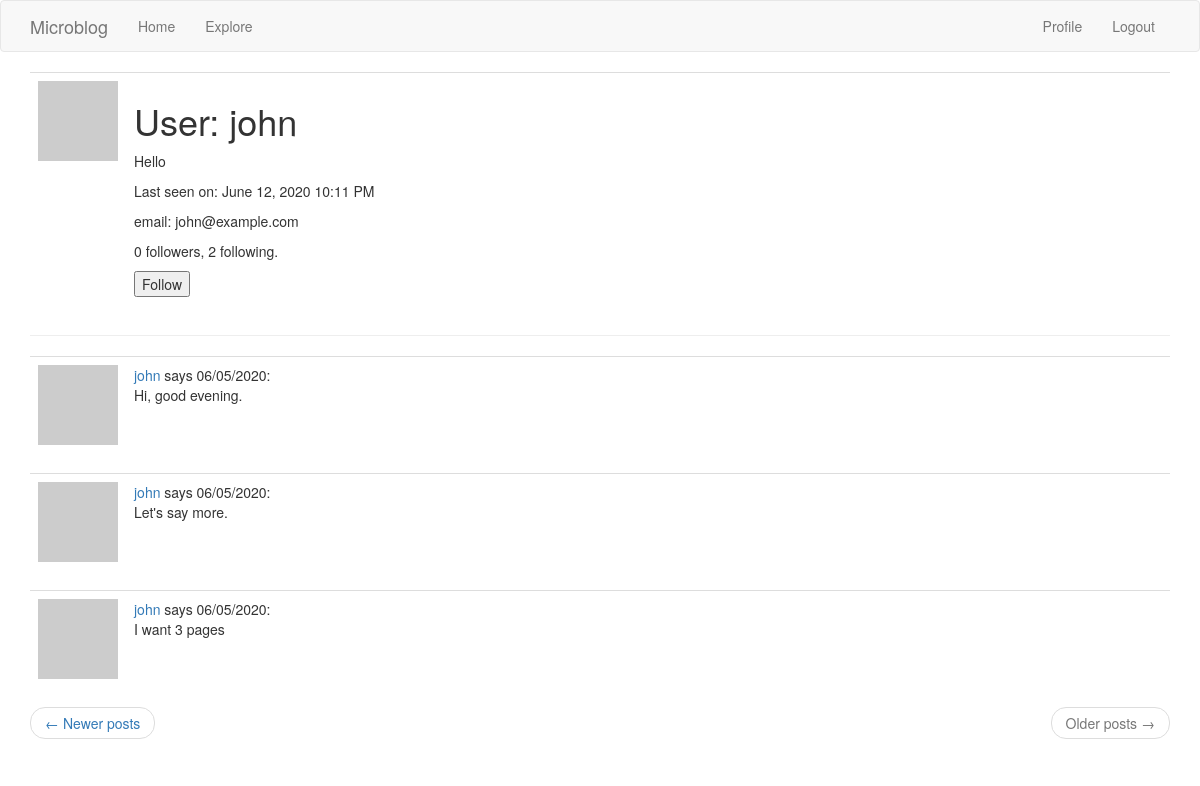
The app's page /user/john?page=2 (signed in) with its own data.
### app/models.py (models this page shows, shortened)
class User(UserMixin, db.Model):
    id            = db.Column(db.Integer, primary_key=True)
    username      = db.Column(db.String(64), index=True, unique=True)
    email         = db.Column(db.String(120), index=True, unique=True)
    password_hash = db.Column(db.String(128))
    about_me      = db.Column(db.String(140))
    last_seen     = db.Column(db.DateTime, default=datetime.utcnow)
    posts    = db.relationship('Post', backref='author', lazy='dynamic')
    followed = db.relationship(
        'User', secondary=followers,
        primaryjoin=(followers.c.follower_id == id),
        secondaryjoin=(followers.c.followed_id == id),
        backref=db.backref('followers', lazy='dynamic'), lazy='dynamic')
    def avatar(self, size):
        digest = md5(self.email.lower().encode('utf-8')).hexdigest()
        return 'https://www.gravatar.com/avatar/{}?d=identicon&s={}'.format(
            digest, size)
    def is_following(self, user):
        return self.followed.filter (
                    followers.c.followed_id == user.id).count() > 0

class Post(db.Model):
    id = db.Column(db.Integer, primary_key=True)
    body = db.Column(db.String(140))
    timestamp = db.Column(db.DateTime, index=True, default=datetime.utcnow)
    user_id = db.Column(db.Integer, db.ForeignKey('user.id'))

### app/routes.py (the view)
@app.route('/user/<username>')
@login_required
def user(username):
    user = User.query.filter_by(username=username).first_or_404()
    page = request.args.get('page', 1, type=int)
    posts = Post.query.filter_by(user_id=user.id).paginate(
        page, app.config['POSTS_PER_PAGE'], False)
    next_url = url_for('user', username=username, page=posts.next_num) \
        if posts.has_next else None
    prev_url = url_for('user', username=username, page=posts.prev_num) \
        if posts.has_prev else None
    form = EmptyForm()
    return render_template('user.html', user=user, posts=posts.items, form=form, next_url=next_url, prev_url=prev_url)

### app/forms.py
class EmptyForm(FlaskForm):
    submit = SubmitField('Submit')

### app/models.py (called while the page is built)
@login.user_loader
def load_user(id):
    return User.query.get(int(id))

### app/routes.py (called while the page is built)
@app.before_request
def before_request():
    if current_user.is_authenticated:
        current_user.last_seen = datetime.utcnow()
        db.session.commit()

### app/templates/user.html (shortened to what this page needs)
{% extends "base.html" %}
{% block app_content %}
    <table class="table table-hover">
        <tr valign="top">
            <td width="80px"><img src="{{ user.avatar(80) }}"></td>
            <td><h1>User: {{ user.username }}</h1>
                {% if user.about_me %}<p>{{ user.about_me }}</p>{% endif %}
                {% if user.last_seen %}<p>
                Last seen on: {{ moment(user.last_seen).format('LLL') }}</p>
                {% endif %}
                {% if user.email %}<p>email: {{ user.email }}</p>{% endif %}
                <p>{{ user.followers.count() }} followers, {{ user.followed.count() }} following.</p>
                {% if user == current_user %}
                <p><a href="{{ url_for('edit_profile') }}">Edit your profile</a></p>
                {% elif not current_user.is_following(user) %}
                <p>
                    <form action="{{ url_for('follow', username=user.username) }}" method="post">
                        {{ form.submit(value='Follow') }}
                    </form>
                </p>
                {% endif %}
            </td>
        </tr>
    </table>
    <hr>
    {% for post in posts %}
        {% include '_post.html' %}
    {% endfor %}
    <nav aria-label="...">
        <ul class="pager">
            <li class="previous{% if not prev_url %} disabled{% endif %}">
                <a href="{{ prev_url or '#' }}">
                    <span aria-hidden="true">&larr;</span> Newer posts
                </a>
            </li>
            <li class="next{% if not next_url %} disabled{% endif %}">
                <a href="{{ next_url or '#' }}">
                    Older posts <span aria-hidden="true">&rarr;</span>
                </a>
            </li>
        </ul>
    </nav>
{% endblock %}

### app/templates/_post.html
<table class="table table-hover">
    <tr>
        <td width="70px">
            <a href="{{ url_for('user', username=post.author.username) }}">
                <img src="{{ post.author.avatar(70) }}" />
            </a>
        </td>
        <td>
            <a href="{{ url_for('user', username=post.author.username) }}">
                {{ post.author.username }}
            </a>
            says {{ moment(post.timestamp).calendar() }}:
            <br>
            {{ post.body }}
        </td>
    </tr>
</table>

### records on screen
User: username "john", about_me "Hello", last_seen "June 12, 2020 10:11 PM", email "john@example.com"
Post: author.username "john", timestamp "06/05/2020", body "Hi, good evening."
Post: author.username "john", timestamp "06/05/2020", body "Let's say more."
Post: author.username "john", timestamp "06/05/2020", body "I want 3 pages"

### other values on screen
{{ user.followers.count() }} "0"
{{ user.followed.count() }} "2"
